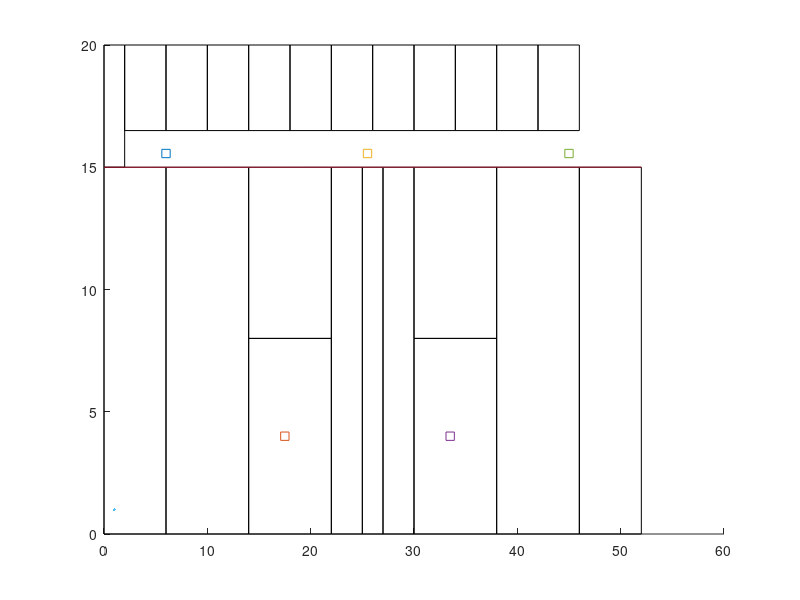

Write MATLAB code to recreate this figure. (Note: this script raises an error after producing the figure.)
clc
close all
clear all

rectangle('Position',[0,0,6,15]);
rectangle('Position',[6,0,8,15]);
rectangle('Position',[14,0,8,8]);
rectangle('Position',[14,8,8,7]);
rectangle('Position',[22,0,3,15]);
rectangle('Position',[25,0,2,15]);
rectangle('Position',[27,0,3,15]);
rectangle('Position',[30,0,8,8]);
rectangle('Position',[30,8,8,7]);
rectangle('Position',[38,0,8,15]);
rectangle('Position',[46,0,6,15]);
rectangle('Position',[0,15,2,5]);
rectangle('Position',[2,16.5,4,3.5]);
rectangle('Position',[6,16.5,4,3.5]);
rectangle('Position',[10,16.5,4,3.5]);
rectangle('Position',[14,16.5,4,3.5]);
rectangle('Position',[18,16.5,4,3.5]);
rectangle('Position',[22,16.5,4,3.5]);
rectangle('Position',[26,16.5,4,3.5]);
rectangle('Position',[30,16.5,4,3.5]);
rectangle('Position',[34,16.5,4,3.5]);
rectangle('Position',[38,16.5,4,3.5]);
rectangle('Position',[42,16.5,4,3.5]);

hold on
plot(6,15.5625,'s');
plot(17.5,4,'s');
plot(25.5,15.5625,'s');
plot(33.5,4,'s');
plot(45,15.5625,'s');

x_aps=[6,17.5,25.5,33.5,45];
y_aps=[15.625,4,15.625,4,15.625];
x_walls=[0 52;6 6.005;14 14.005;22 22.005;25 25.005;27 27.005;30 30.005;38 38.005;46 46.005;52 52.005;14 22;30 38;2 46;6 6.005;10 10.005;14 14.005;18 18.005;22 22.005;26 26.005;30 30.005;34 34.005;38 38.005;42 42.005;46 46.005;2 2.005];
y_walls=[15 15.005;0 15;0 15;0 15;0 15;0 15;0 15;0 15;0 15;0 15;8 8.005;8 8.005;16.5 16.5005;16.5 20;16.5 20;16.5 20;16.5 20;16.5 20;16.5 20;16.5 20;16.5 20;16.5 20;16.5 20;16.5 20;15 20];
power_ap=[];
powertotal=[];
Pos=[];

for x_ref = 1:1:52
    for y_ref = 1:1:20 
        plot(x_ref,y_ref,'.')
        
        for n=1:1:5
          counter=0;
          x_ap=x_aps(n);
          y_ap=y_aps(n);
          Dlos=sqrt((x_ap-x_ref)^2+(y_ap-y_ref)^2);
          Path_loss=((4*pi*Dlos)/0.125)^3;
          path_loss_db=10*log10(Path_loss);
          x_los=[x_ref x_ap];
          y_los=[y_ref y_ap];
          
          for w=1:1:25
              x_wall=x_walls(w,:);
              y_wall=y_walls(w,:);
              line(x_wall,y_wall);
              [x_int,y_int]=curveintersect(x_wall,y_wall,x_los,y_los);
              counter=counter+length(x_int);
          end
  
          pr=-10-path_loss_db-(3*counter);
          power_ap=[power_ap,pr];
          
        end
        powertotal=[powertotal;power_ap]; 
        Pos=[Pos;x_ref y_ref];    
        power_ap=[];
        
    end
end

% powertotal
% Pos

for i=1:1:5
        D=[Pos(:,1),Pos(:,2),powertotal(:,i)];
        [Du,D1] = unique(D(:,1));
        Dd = diff(D1);
        Dr = reshape(D, Dd(1), [], size(D,2));
        X = Dr(:,:,1);
        Y = Dr(:,:,2);
        Z = Dr(:,:,3);
        figure
        contourf(X, Y, Z)
end
 Dtot=[Pos(:,1),Pos(:,2),max(powertotal.').'];
        [Du,D1] = unique(Dtot(:,1));
        Dd = diff(D1);
        Dr = reshape(Dtot, Dd(1), [], size(Dtot,2));
        X = Dr(:,:,1);
        Y = Dr(:,:,2);
        Z = Dr(:,:,3);
        figure
        contourf(X, Y, Z)

input=[-230 -270 -225 -100 -90];
Rms=[];

for c=1:1:length(powertotal)
    Rms_temp=(input(1)-powertotal(c,1))^2+(input(2)-powertotal(c,2))^2+(input(3)-powertotal(c,3))^2+(input(4)-powertotal(c,4))^2+(input(5)-powertotal(c,5))^2;
    Rms=[Rms Rms_temp]; 
                
end

MinPos=find(Rms==min(Rms))
Pos(MinPos,:)

